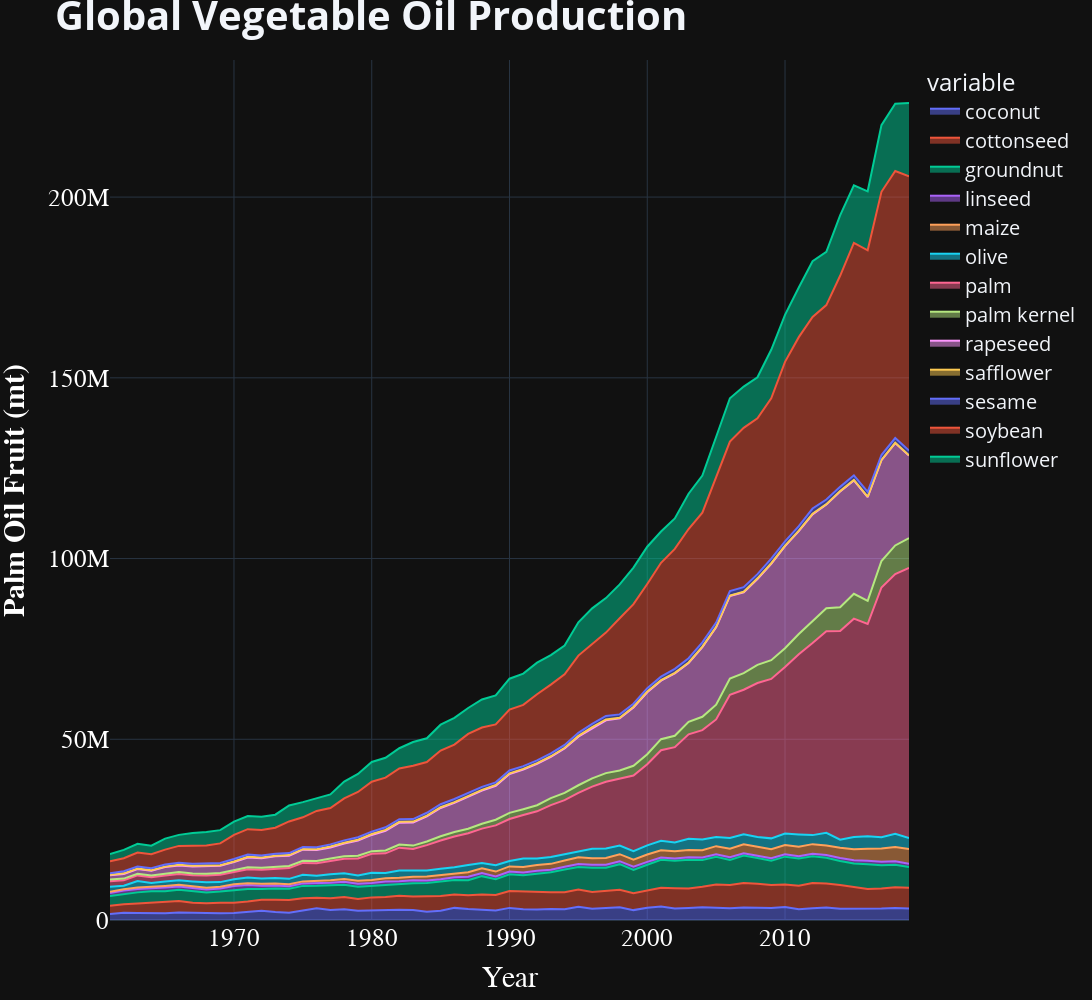

The notebook cell this image was saved under:
### Code cell
veg_oil_prodn_fig = px.area(
    veg_oil_production,
    x='Year',
    y=veg_oil_production.columns[1:])

veg_oil_prodn_fig.update_traces(textfont_size=16, hovertemplate=None)

veg_oil_prodn_fig.update_layout(hovermode="x")

veg_oil_prodn_fig.update_layout(
    title_text="<b>Global Vegetable Oil Production<b>",
    title_font_size=40,
    legend_font_size=20,
    width=1400,
    height=1000
)  # Add figure title

veg_oil_prodn_fig.update_xaxes(
    title_text="</b>Year</b>",
    title_font=dict(size=30, family='Verdana', color='white'),
    tickfont=dict(family='Calibri', color='white', size=25)
)  # format x-axis

veg_oil_prodn_fig.update_yaxes(
    title_text="<b>Palm Oil Fruit (mt)</b>",
    title_font=dict(size=30, family='Verdana', color='white'),
    tickfont=dict(family='Calibri', color='white', size=25)
)  # Format y-axes

veg_oil_prodn_fig.show()
